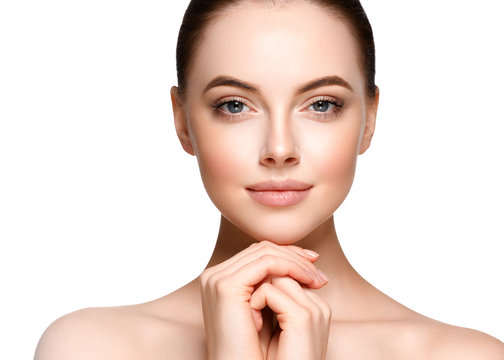
#> input picture Images/mulher1.jpg, 504 x 360 px
$ python morphing.py
#> lines starting #> are read from the running program, lines starting #| are printed output that depends on the picture
import cv2

# Load the two images
image1 = cv2.imread('Images/mulher1.jpg')
#> image1 is the input picture: shape (360, 504, 3); mean B, G, R 211.3, 219.3, 237.3
image2 = cv2.imread('Images/mulher2.jpeg')
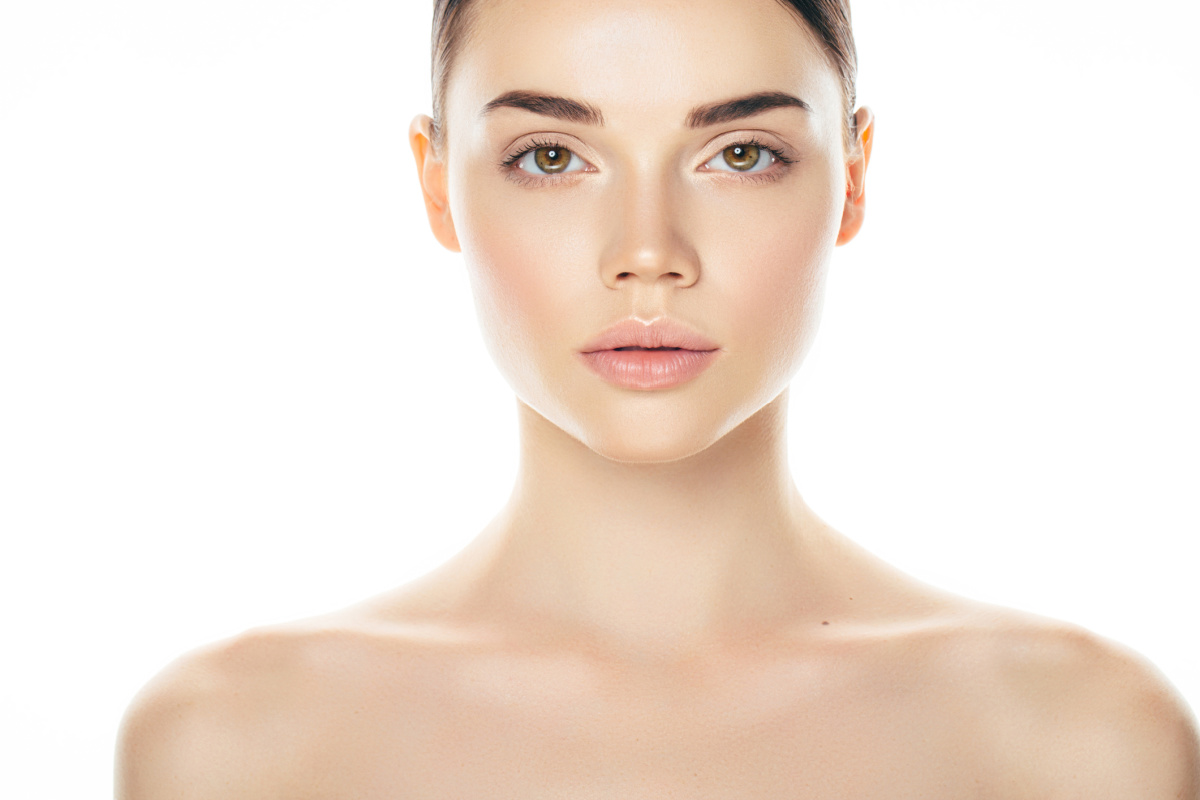
#> input picture Images/mulher2.jpeg, 1200 x 800 px
#> image2 is the input picture: shape (800, 1200, 3); mean B, G, R 217.2, 227.6, 241.7

# Convert images to grayscale
image1_gray = cv2.cvtColor(image1, cv2.COLOR_BGR2GRAY)
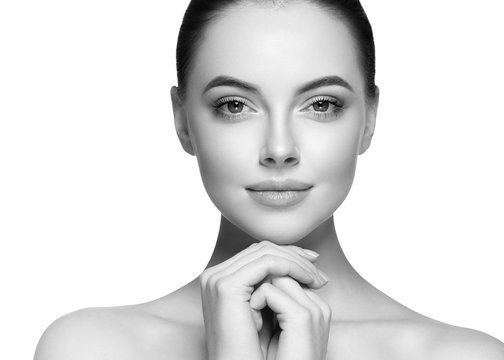
#> image1_gray: shape (360, 504); min 1, max 255, mean 223.8
image2_gray = cv2.cvtColor(image2, cv2.COLOR_BGR2GRAY)
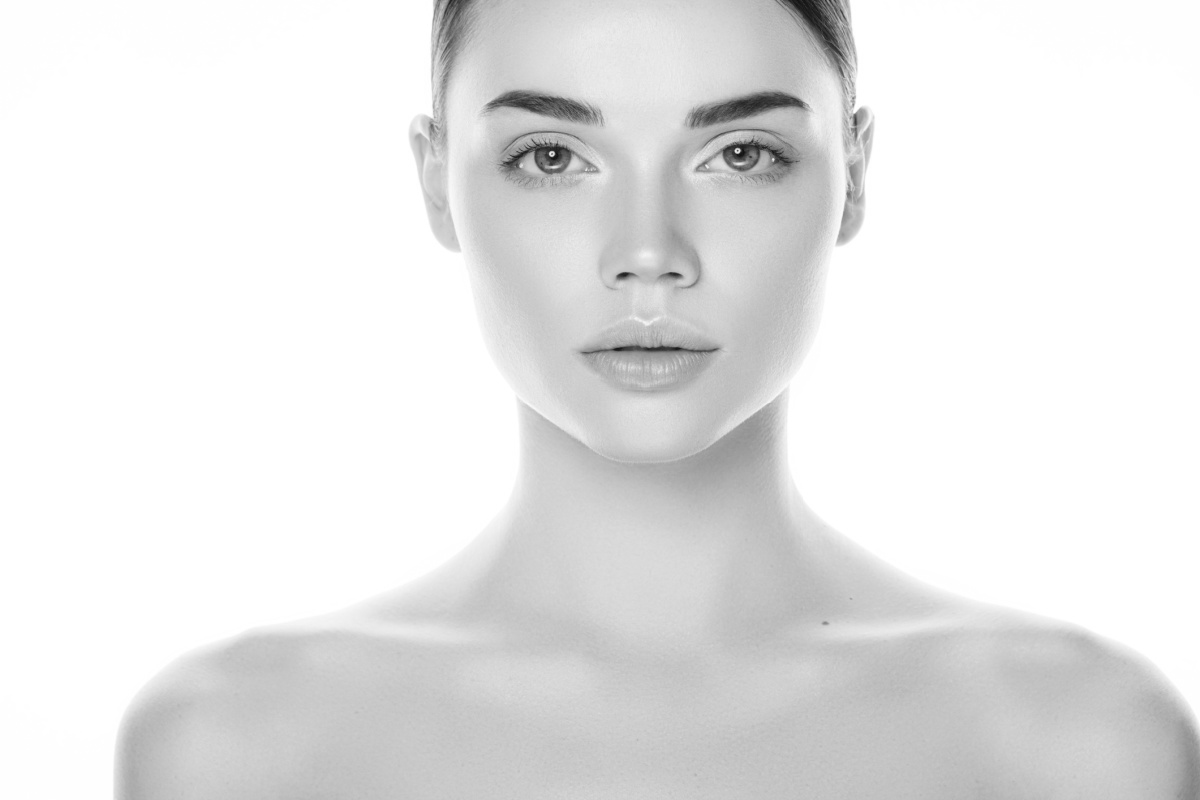
#> image2_gray: shape (800, 1200); min 18, max 255, mean 230.6

# Initialize the SIFT detector
sift = cv2.SIFT_create()

# Detect keypoints and compute descriptors for both images
keypoints1, descriptors1 = sift.detectAndCompute(image1_gray, None)
#> keypoints1 = 174 keypoints; strongest (x, y, size): (270, 324, 19.6), (232, 239, 24.5), (177, 85, 2), (371, 91, 10.6)
keypoints2, descriptors2 = sift.detectAndCompute(image2_gray, None)
#> keypoints2 = 305 keypoints; strongest (x, y, size): (552, 154, 4), (737, 151, 3.9), (623, 275, 6.1), (773, 159, 1.9)

# Initialize a brute-force matcher
bf = cv2.BFMatcher()

# Match descriptors between the two images
matches = bf.knnMatch(descriptors1, descriptors2, k=2)
#> matches = 174 matches

# Apply ratio test to filter good matches
good_matches = []
for m, n in matches:
    if m.distance < 0.75 * n.distance:
        good_matches.append(m)
#> after the loop, good_matches = 10 matches

# Draw matched keypoints
matched_image = cv2.drawMatches(image1, keypoints1, image2, keypoints2, good_matches, None, flags=cv2.DrawMatchesFlags_NOT_DRAW_SINGLE_POINTS)
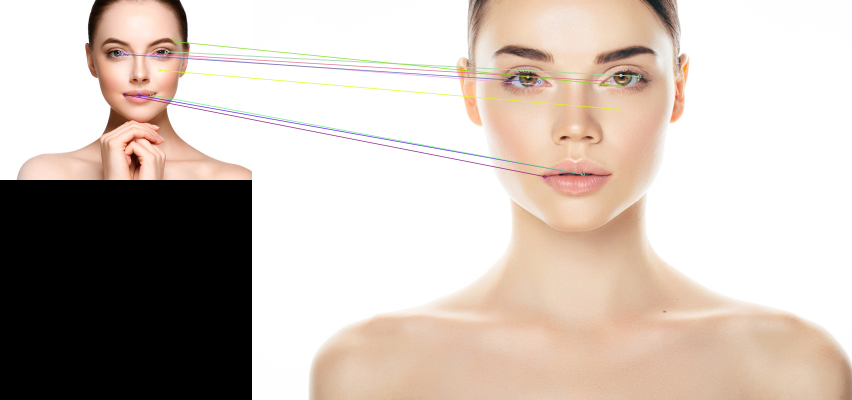
#> matched_image: shape (800, 1704, 3) (shown at 1/2 size); mean B, G, R 180.4, 188.9, 201.1

# Display the matched keypoints
cv2.imshow('Matched Keypoints', matched_image)
cv2.waitKey(0)
cv2.destroyAllWindows()
